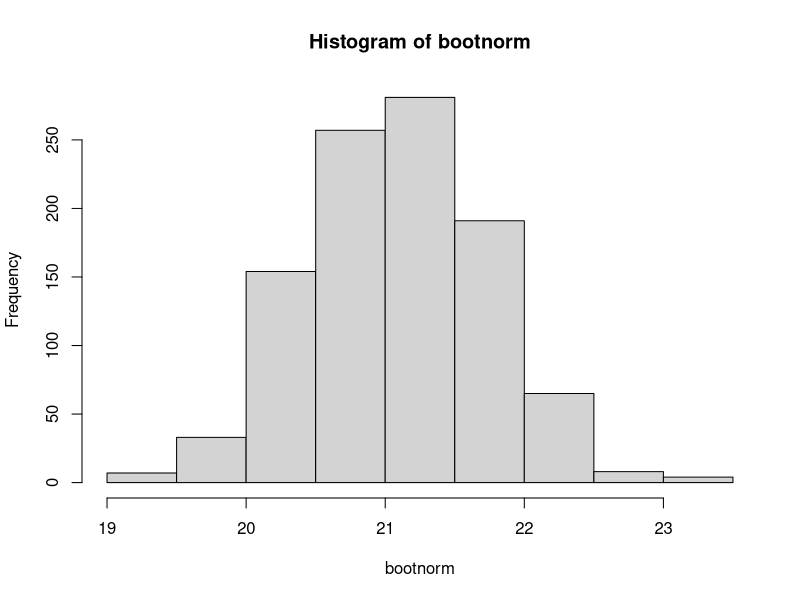
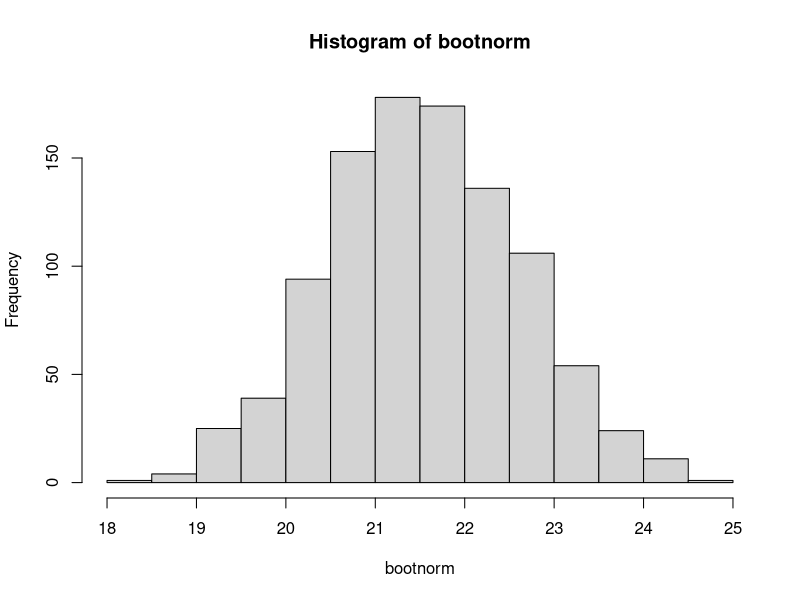
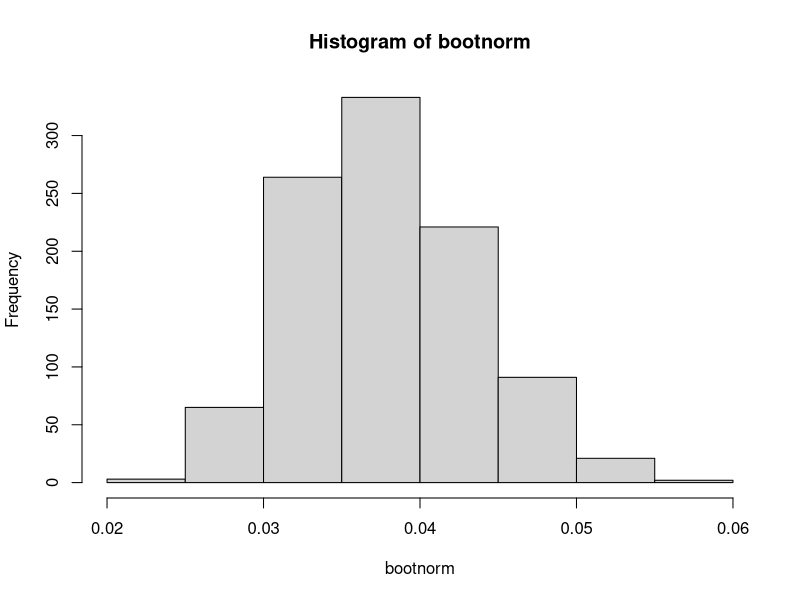
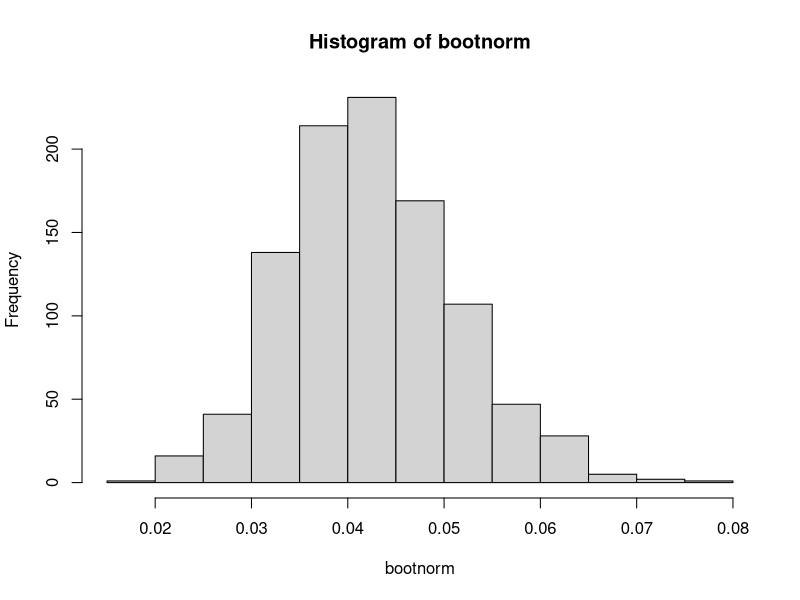

Recreate these plots in R, in order.
## ---- chunk 1
  x <- rnorm(50, 22, 5)
  xbar <- mean(x)
  xbar
  
  nsims <- 1000 #number of replications
  bootnorm <- numeric(nsims)
  for (i in 1:nsims) {
    temp <- sample(x, 50, replace=TRUE) 
    bootnorm[i] <- mean(temp)
  } 
  #for loop to generate 1000 bootstrap means for this sample of 50 observations
  summary(bootnorm) 
  hist(bootnorm) #to show is normally distribution
  sd(x) #standard deviation of x
  sd(bootnorm) #standard deviation of bootnorm
  sd(x)/sqrt(50) #close to sd(bootnorm) to illustrate CLT
## ---- chunk 2
  x <- rnorm(25, 22, 5)
  xbar <- mean(x)
  xbar
  
  nsims <- 1000 #number of replications
  bootnorm <- numeric(nsims)
  for (i in 1:nsims) {
    temp <- sample(x, 25, replace=TRUE) 
    bootnorm[i] <- mean(temp)
  } 
  #for loop to generate 1000 bootstrap means for this sample of 50 observations
  summary(bootnorm) 
  hist(bootnorm) #to show is normally distribution
  sd(x) #standard deviation of x
  sd(bootnorm) #standard deviation of bootnorm
  sd(x)/sqrt(25) #close to sd(bootnorm) to illustrate CLT
## ---- chunk 3
  x <- rexp(50, 22)
  xbar <- mean(x)
  xbar
  
  nsims <- 1000 #number of replications
  bootnorm <- numeric(nsims)
  for (i in 1:nsims) {
    temp <- sample(x, 50, replace=TRUE) 
    bootnorm[i] <- mean(temp)
  } 
  #for loop to generate 1000 bootstrap means for this sample of 50 observations
  summary(bootnorm) 
  hist(bootnorm) #to show is normally distribution
  sd(x) #standard deviation of x
  sd(bootnorm) #standard deviation of bootnorm
  sd(x)/sqrt(50) #close to sd(bootnorm) to illustrate CLT
## ---- chunk 4
  x <- rexp(25, 22)
  xbar <- mean(x)
  xbar
  
  nsims <- 1000 #number of replications
  bootnorm <- numeric(nsims)
  for (i in 1:nsims) {
    temp <- sample(x, 25, replace=TRUE) 
    bootnorm[i] <- mean(temp)
  } 
  #for loop to generate 1000 bootstrap means for this sample of 50 observations
  summary(bootnorm) 
  hist(bootnorm) #to show is normally distribution
  sd(x) #standard deviation of x
  sd(bootnorm) #standard deviation of bootnorm
  sd(x)/sqrt(25) #close to sd(bootnorm) to illustrate CLT
